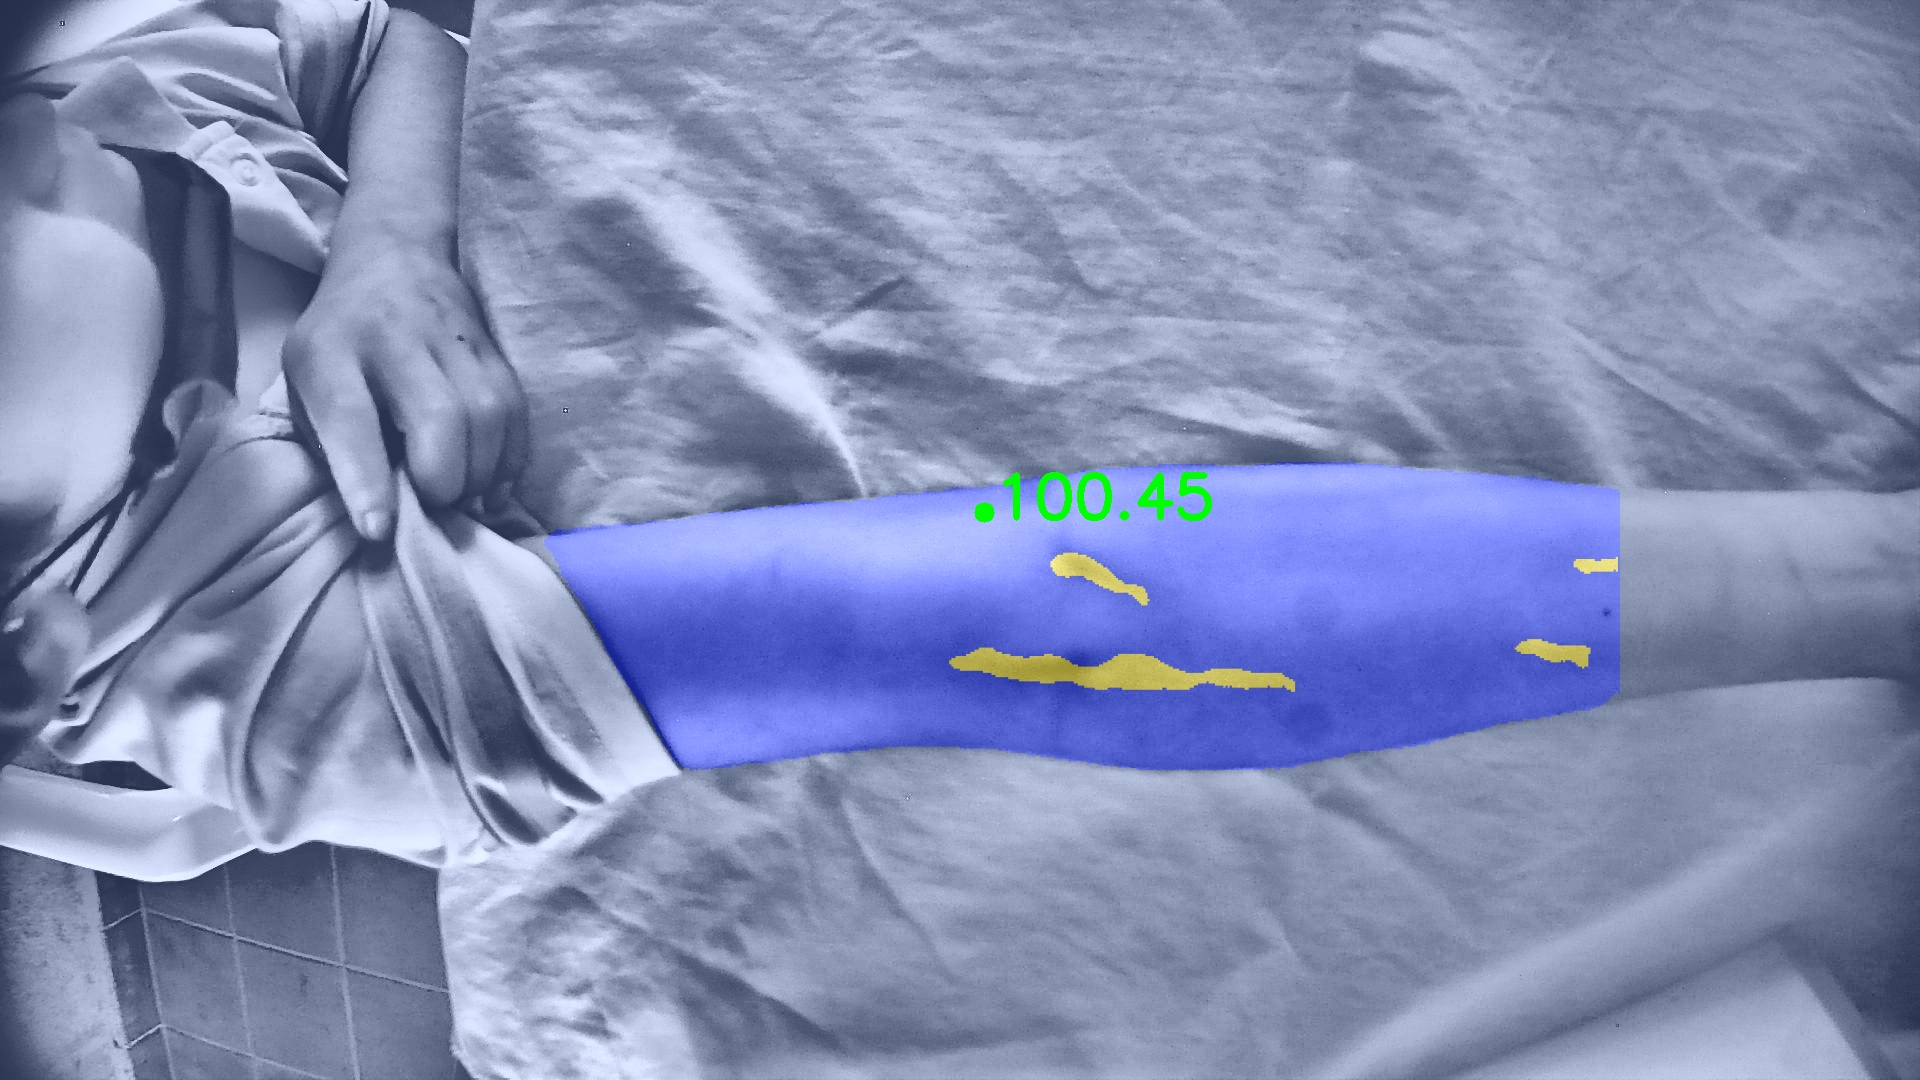

Reproduce this figure in Python.
import os
import cv2
import numpy as np
from glob import glob
import matplotlib.pyplot as plt
import shutil
import warnings
import pandas as pd
import time
import random
import tensorflow as tf

# Unzip the subset
LOCAL_DATASET_PATH = "subset"
if os.path.exists(LOCAL_DATASET_PATH):
  shutil.rmtree(LOCAL_DATASET_PATH)

SUBSET_PATH = "images/subset.zip"

os.system(f"unzip -qn {SUBSET_PATH} -d {LOCAL_DATASET_PATH} > /dev/null")
for folder in glob(LOCAL_DATASET_PATH+"/*"):
  for in_folder in glob(folder+"/*"):
    file_name = in_folder.split("/")[2]
    shutil.move(in_folder,os.path.join(LOCAL_DATASET_PATH, file_name))
  
  shutil.rmtree(folder)

shutil.rmtree(os.path.join(LOCAL_DATASET_PATH, "subset"))

dataset = pd.read_csv(os.path.join(LOCAL_DATASET_PATH, "dataset.csv"), index_col=[0])

IMAGE_SIZE = 512
BATCH_SIZE = 16

TOTAL_SAMPLES = len(dataset)
print("Total samples:", TOTAL_SAMPLES)

NUM_TRAIN_SAMPLES = int(TOTAL_SAMPLES * 0.70)
NUM_VAL_SAMPLES = int(TOTAL_SAMPLES * 0.20)
NUM_TEST_SAMPLES = int(TOTAL_SAMPLES * 0.10)

print("Number of train images:",NUM_TRAIN_SAMPLES," val images:",NUM_VAL_SAMPLES," test images:",NUM_TEST_SAMPLES)

def obtain_subset(dataset):
  images = [os.path.join(LOCAL_DATASET_PATH, image) for image in dataset["preprocessed_image"].values]
  masks = [os.path.join(LOCAL_DATASET_PATH, image) for image in dataset["mask"].values]
  x_centers = [ int(x) for x in dataset["acf_center_x"].values]
  y_centers = [ int(y) for y in dataset["acf_center_y"].values]
  angles = [ int(angle) for angle in dataset["arm_angle"].values]
  ids = [ int(id) for id in dataset.index]

  # Normalize angles and avoid similarity between 0 and 180
  for idx, angle in enumerate(angles):
    if angle > 170:
      angles[idx] = 0

  return images, masks, x_centers, y_centers, angles, ids

train_images, train_masks, train_acf_x_centers, train_acf_y_centers, train_angles, train_ids = obtain_subset(dataset[:NUM_TRAIN_SAMPLES])
val_images, val_masks, val_acf_x_centers, val_acf_y_centers, val_angles, val_ids = obtain_subset(dataset[NUM_TRAIN_SAMPLES : NUM_VAL_SAMPLES + NUM_TRAIN_SAMPLES])
test_images, test_masks, test_acf_x_centers, test_acf_y_centers, test_angles, test_ids = obtain_subset(dataset[NUM_VAL_SAMPLES + NUM_TRAIN_SAMPLES : ])

SAVED_MODEL = "edgeai/models/unet_multi"
unet = tf.keras.models.load_model(SAVED_MODEL)

# Show visualization

def read_image(image_path, mask=False):
  image = tf.io.read_file(image_path)
  image = tf.image.decode_png(image, channels=1)
  base_image = image
  image.set_shape([None, None, 1])
  if mask:
    image = tf.cast(image, dtype=tf.int32)
    return image
  else:
    image = tf.cast(image, dtype=tf.float32)
    image = image / 127.5 - 1
    return image, base_image

def normalize(image):
  image = image[:, 540:1620]
  image = tf.image.resize(images=image, size=[IMAGE_SIZE, IMAGE_SIZE])
  return image

def infer(model, image_tensor):
  mask, values = model.predict(np.expand_dims((image_tensor), axis=0), verbose=0)
  mask = np.squeeze(mask)
  mask_npy = np.argmax(mask, axis=2).astype(np.uint8)
  mask = tf.convert_to_tensor(mask_npy)

  predictions = {"image": image_tensor,
               "mask": mask,
               "x":int(values[0][0] * 1080) + 420,
               "y":int(values[0][1] * 1080),
               "angle":values[0][2] * 180,
               "type":"predicted"}

  return predictions


def plot_visualization(real_data, predicted_data):
  colors = {"background":[59, 82, 139],
            "arm":[3, 31, 254],
            "veins":[253, 231, 37]}

  visualization = []
  image = real_data["image"].numpy().astype(np.uint8)
  image = cv2.cvtColor(image, cv2.COLOR_GRAY2RGB)
  for data in [real_data,
               predicted_data
               ]:
    mask = data["mask"].numpy().astype(np.uint8)
    mask = cv2.cvtColor(mask, cv2.COLOR_GRAY2RGB)

    mask[np.where((mask==[0,0,0]).all(axis=2))] = colors["background"]
    mask[np.where((mask==[1,1,1]).all(axis=2))] = colors["arm"]
    mask[np.where((mask==[2,2,2]).all(axis=2))] = colors["veins"]

    if data["type"] == "predicted":
      mask = cv2.resize(mask, (1080,1080), interpolation = cv2.INTER_AREA)
      final_mask = np.full(shape = (1080,1920,3), fill_value=colors["background"])
      final_mask[:,540:1620,:] = mask
      mask = final_mask.astype(np.uint8)

    new_image = cv2.addWeighted(image, 0.8, mask, 0.5, 0.0)
    angle = data["angle"]
    cv2.circle(new_image, (data["x"], data["y"]), radius=10, color=(0,255,0), thickness=-1)
    cv2.putText(new_image, f"{angle:.2f}", (data["x"]+10,data["y"]+5), cv2.FONT_HERSHEY_SIMPLEX , 2, (0,255,0), thickness = 5)
    visualization.append(new_image)

    # Preprocessing
    new_image2 = cv2.addWeighted(image, 0.8, mask, 0.5, 0.0)
    size = 100
    start_point = (data["x"]-int(size/2), data["y"]-int(size/2))
    end_point = (data["x"]+int(size/2), data["y"]+int(size/2))
    new_image2 = cv2.rectangle(new_image2, start_point, end_point, (0,255,0), 5)
    visualization.append(new_image2)
    cv2.imshow("Inference", cv2.cvtColor(new_image2, cv2.COLOR_BGR2RGB))
    cv2.waitKey(0)
    cv2.destroyAllWindows()


  f, ax = plt.subplots(2, 2, sharey=True, sharex=True, figsize=(12, 7))

  ax[0][0].set_title("Real")
  ax[0][0].imshow(visualization[0])
  ax[0][1].set_title("Predicted")
  ax[0][1].imshow(visualization[2])
  ax[1][0].imshow(visualization[1])
  ax[1][1].imshow(visualization[3])

def make_prediction(model):
  random_sample = random.randint(0, len(test_images)-1)
  id = test_ids[random_sample]

  image = test_images[random_sample]
  image_tensor, base_image_tensor = read_image(image)

  mask = test_masks[random_sample]
  mask_tensor = read_image(mask, mask=True)
  real_data = {"image": base_image_tensor,
               "mask": mask_tensor,
               "x":test_acf_x_centers[random_sample],
               "y":test_acf_y_centers[random_sample],
               "angle":test_angles[random_sample],
               "type":"real"}

  image_tensor = normalize(image_tensor)
  predicted_data = infer(model=model, image_tensor=image_tensor)
  plot_visualization(real_data, predicted_data)
  print("preprocessed_image:", dataset.at[id, "preprocessed_image"])

make_prediction(unet)
